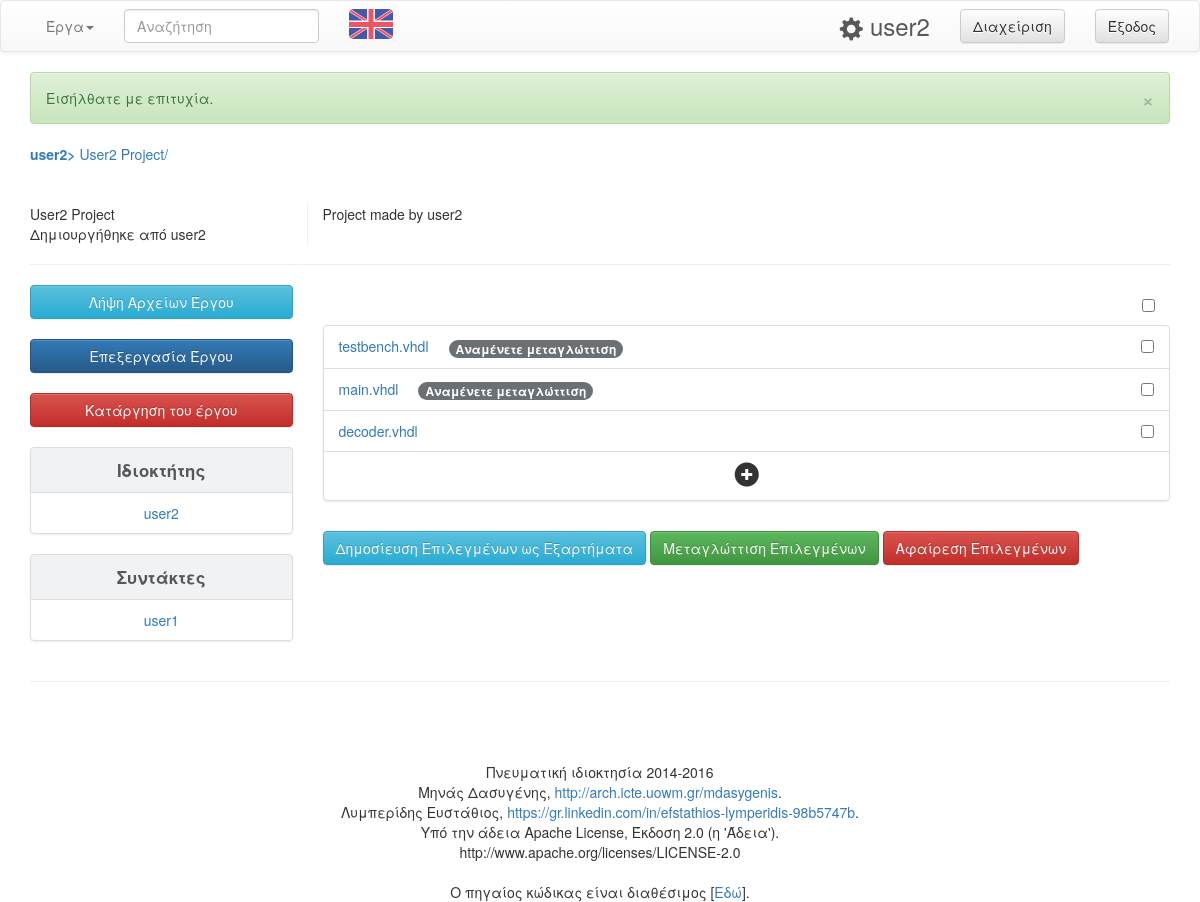
Page /project/user2/user2-project (signed in) on the committed database.
### tables this page shows
CREATE TABLE `users` (
  `id` int(10) NOT NULL,
  `username` varchar(25) NOT NULL,
  `password` varchar(32) NOT NULL,
  `type` tinyint(1) NOT NULL DEFAULT '0',
  `email` varchar(50) NOT NULL,
  `telephone` bigint(10) DEFAULT NULL,
  `activated` tinyint(1) NOT NULL DEFAULT '0',
  `theme` tinyint(2) NOT NULL DEFAULT '0',
  `available_space` int(6) NOT NULL DEFAULT '20'
);

CREATE TABLE `projects` (
  `id` int(10) NOT NULL,
  `name` varchar(50) NOT NULL,
  `description` text NOT NULL,
  `short_code` varchar(50) NOT NULL,
  `public` tinyint(1) NOT NULL DEFAULT '1'
);

CREATE TABLE `projects_editors` (
  `id` int(10) NOT NULL,
  `user_id` int(10) NOT NULL,
  `project_id` int(10) NOT NULL,
  `user_type` tinyint(1) NOT NULL
);

CREATE TABLE `project_files` (
  `id` int(10) NOT NULL,
  `name` varchar(50) NOT NULL,
  `project_id` int(10) NOT NULL,
  `compiled` tinyint(1) NOT NULL DEFAULT '0',
  `component` int(10) NOT NULL DEFAULT '0',
  `version` smallint(4) NOT NULL DEFAULT '0'
);

### classes/Database.php (called while the page is built, shortened)
<?php
class Database {
	public $conn;
	public function __construct(){
		$db_host="localhost";
		$db_username="root";
		$db_password="";
		$db_name="vhdl_compiler";
		try{
			$this->conn = new PDO("mysql:host=$db_host;dbname=$db_name;charset=utf8",$db_username,$db_password);
		}
			catch(PDOException $pe){
			die('Connection error:' . $pe->getmessage());
		}
	}
	public function get_user_information($user, $search_type) {
		$query = "SELECT * FROM users WHERE  ".$search_type." = :user ";
		$statement = $this->conn->prepare($query);
		$statement->execute(array('user' => $user));
		return $statement->fetch();
	}
	public function get_project_shortcode($project_code, $user_id) {
		$query = "SELECT projects.* FROM projects JOIN projects_editors ON projects_editors.project_id = projects.id WHERE projects_editors.user_id= :user_id AND projects.short_code = :project_code";
		$statement = $this->conn->prepare($query);
		$statement->execute(array(':user_id'=>$user_id, ':project_code'=>$project_code));
		return $statement->fetch();
	}
	public function get_project_editors($project_id) {
		$query = "SELECT users.username,projects_editors.user_type FROM users JOIN projects_editors ON projects_editors.user_id = users.id WHERE projects_editors.project_id = :project_id";
		$statement = $this->conn->prepare($query);
		$statement->execute(array(':project_id'=>$project_id));
		return $statement->fetchAll();
	}
	public function get_project_files($project_id) {
		$query = "SELECT * FROM project_files WHERE project_id = :project_id ORDER BY id";
		$statement = $this->conn->prepare($query);
		$statement->execute(array(':project_id'=>$project_id));
		return $statement->fetchAll();
	}
}
?>

### loader.php (called while the page is built, shortened)
<?php
$protocol = (!empty($_SERVER['HTTPS']) && $_SERVER['HTTPS'] !== 'off' || $_SERVER['SERVER_PORT'] == 443) ? "https://" : "http://";
$BASE_URL = $protocol.$_SERVER['SERVER_NAME']."/vhdl";
$BASE_DIR = "/home/user/hdl-compiler/";
require_once('classes/Database.php');
require_once('classes/Messages.php');
require_once('classes/User.php');
$db = new Database;
$messages = new Messages;
?>

### index.php (called while the page is built, shortened)
<?php
include('loader.php');
$allowed_actions = array("project-file");
if(isset( $_GET['action'] )){
	$allowed_for_visitor = in_array($_GET['action'], $allowed_actions);
}else{
	$allowed_for_visitor = false;
}
if( (isset($_SESSION['vhdl_user']['loged_in']) && $_SESSION['vhdl_user']['loged_in']==1) || $allowed_for_visitor ){
	if( isset($_GET['action']) ){
		$included_file = $_GET['action'].'.php';
	}else{
		if($_SESSION['vhdl_user']['id'] == '0'){
			$included_file='loggedin_sid.php';
		}else{
			$included_file='loggedin.php';
		}
	}
}else{
	$included_file='loggedout.php';
}
include('theme/header.php');
include('pages/'.$included_file);
include('theme/footer.php');
?>

### classes/User.php (called while the page is built, shortened)
<?php
class User {
	public $username,$id,$logged_in,$type;
	public function __construct($vhdl_user){
		$this->type = $vhdl_user['type'];
	}
	public function validate_ownership($editors){
		if($this->type=='1'){
			$valid = true;
		}
		return $valid;
	}
	public function validate_edit_rights($editors){
		if($this->type=='1'){
			$valid = true;
		}
		return $valid;
	}
}
?>

### pages/project-dir.php (the view, shortened to what this page needs)
<?php
	$search_user = $db->get_user_information($_GET['user'],"username");
	$project = $db->get_project_shortcode($_GET['project'], $search_user['id']);
	$editors = $db->get_project_editors($project['id']);
	$is_editor = $user->validate_edit_rights($editors);
	if( $is_editor || $project['public']==1){
		$files = $db->get_project_files($project['id']);
		echo "<b><a href='".$BASE_URL."/project/".$search_user['username']."'>".$search_user['username']."> </a></b>";
		echo "<a href='".$BASE_URL."/project/".$search_user['username']."/".$project['short_code']."'>".$project['name']."/ </a>";
?>
<br/><br/><br/>
<div class="row">
	<div class="col-sm-3 divider-vertical-right">
		<?php echo $project['name']."<br/> ".$messages->text[$_SESSION['vhdl_lang']]['project_dir_1']." ".$search_user['username']; ?>
	</div>
	<div class="col-sm-9">
		<?php echo $project['description']; ?>
	</div>
</div>
<hr/>
<div class="row">
	<div class="col-sm-3">
		<?php  if( $is_editor ){ ?>
			<button type="submit" name="post_action" value='Download_Project' class="btn btn-info full-row" data-toggle="modal" data-target="#Download-Project-Modal" ><?php echo $messages->text[$_SESSION['vhdl_lang']]['project_dir_5'] ?></button>
			<br/>
		<?php  } ?>
		<?php  if( $user->validate_ownership($editors) ){ ?>
			<a href='<?php echo $BASE_URL; ?>/edit-project/<?php echo $search_user['username']; ?>/<?php echo $project['short_code']; ?>'>
				<button type='button' class='btn btn-primary full-row'><?php echo $messages->text[$_SESSION['vhdl_lang']]['project_dir_6'] ?></button>
			</a><br/>
			<form action='' method='post' id="Remove_Project_form" >
				<button type="submit" name="post_action" value='Remove_Project' class="btn btn-danger full-row" ><?php echo $messages->text[$_SESSION['vhdl_lang']]['project_dir_7'] ?></button>
			</form><br/>
		<?php } ?>
		<ul class="list-group text-center">
			<li class='list-group-item list-header'><?php echo $messages->text[$_SESSION['vhdl_lang']]['project_dir_8'] ?></li>
			<li class='list-group-item'><?php echo "<a href='".$BASE_URL."/project/".$search_user['username']."'>".$search_user['username']."</a>"; ?></li>
		</ul>
		<ul class="list-group text-center">
			<li class='list-group-item list-header'><?php echo $messages->text[$_SESSION['vhdl_lang']]['project_dir_9'] ?></li>
			<?php
			foreach ($editors as $editor) {
				if($editor['user_type'] == "0"){
					echo "<li class='list-group-item'><a href='".$BASE_URL."/project/".$editor['username']."'>".$editor['username']."</a></li>";
				}
			}
			?>
		</ul>
	</div>
	<div class="col-sm-9">
		<?php if( $is_editor ){ ?>
			<ul class="list-group no-shadow">
				<li class='list-group-item no-border'>
					<span class='pull-right'><input type="checkbox" id="select_all"></span>
				</li>
			</ul>
		<?php } ?>
		<?php require('pages/extra/list-dirfiles.php'); ?>
		<?php if( $is_editor ){ ?>
			<div class="row">
				<div class="col-sm-12 space-top-10">
					<form action='' method='post' id='Selected_Action'>
						<button type="submit" name="post_action" value='Post_Library_Selected' class="btn btn-info" ><?php echo $messages->text[$_SESSION['vhdl_lang']]['project_dir_10'] ?></button>
						<button type="submit" name="post_action" value='Compile_Selected' class="btn btn-success" ><?php echo $messages->text[$_SESSION['vhdl_lang']]['project_dir_11'] ?></button>
						<button type="submit" name="post_action" value='Remove_Selected' class="btn btn-danger" ><?php echo $messages->text[$_SESSION['vhdl_lang']]['project_dir_12'] ?></button>
					</form>
				</div>
			</div>
		<?php } ?>
	</div>
</div>
<hr/>
<?php
	}else{
		header('location:'.$BASE_URL);
	}
?>

### pages/extra/list-dirfiles.php (shortened to what this page needs)
<ul class="list-group list-files">
	<?php
	foreach ($files as $file) {
		$path = $BASE_URL."/project/".$search_user['username']."/".$_GET['project']."/file/".$file['name'];
		echo "<li class='list-group-item'><a href='".$path."'>".$file['name']."</a>";
		if($file['compiled']=='1'){
			$full_path = $BASE_DIR.$search_user['username'].'/'.$_GET['project'].'/'.$file['name'];
			$log_file = $full_path.".log";
			$bin_file = str_replace(".vhdl", ".o", $full_path);
			if( file_exists($log_file) ){
				if( file_exists($bin_file) ){
					if( filesize($log_file) == 0 ){
						echo "<span class='compile-info compile-success'>".$messages->text[$_SESSION['vhdl_lang']]['list_dirfiles_3']."</span>";
						echo ( $is_editor )?"<span class='pull-right'><input type='checkbox' class='select_file' value='".$file['id']."' id='file_".$file['id']."'></span></li>":"";
						$is_compiled=true;
					}else{
						echo "<span class='compile-info compile-error'><a href='#error_compile_".$file['id']."' data-toggle='collapse'> ".$messages->text[$_SESSION['vhdl_lang']]['list_dirfiles_4']." <span class='glyphicon glyphicon-chevron-down'></span></a></span>";
						echo ( $is_editor )?"<span class='pull-right'><input type='checkbox' class='select_file' value='".$file['id']."' id='file_".$file['id']."'></span></li>":"";
						echo "<div id='error_compile_".$file['id']."' class='collapse'><pre class='alert-danger'>".file_get_contents($log_file)."</pre></div>";
					}
				}else{
					if( filesize($log_file) != 0 ){
						echo "<span class='compile-info compile-error'><a href='#error_compile_".$file['id']."' data-toggle='collapse'> ".$messages->text[$_SESSION['vhdl_lang']]['list_dirfiles_4']." <span class='glyphicon glyphicon-chevron-down'></span></a></span>";
						echo ( $is_editor )?"<span class='pull-right'><input type='checkbox' class='select_file' value='".$file['id']."' id='file_".$file['id']."'></span></li>":"";
						echo "<div id='error_compile_".$file['id']."' class='collapse'><pre class='alert-danger'>".file_get_contents($log_file)."</pre></div>";
					}
				}
			}else{
				echo "<span class='compile-info compile-pending'> ".$messages->text[$_SESSION['vhdl_lang']]['list_dirfiles_5']."</span>";
				echo ( $is_editor )?"<span class='pull-right'><input type='checkbox' class='select_file' value='".$file['id']."' id='file_".$file['id']."'></span></li>":"";
			}
		}elseif($file['compiled']=='2'){
			echo "<span class='compile-info compile-pending hidden-sm hidden-xs'> ".$messages->text[$_SESSION['vhdl_lang']]['list_dirfiles_6']."</span>";
			echo ( $is_editor )?"<span class='pull-right'><input type='checkbox' class='select_file' value='".$file['id']."' id='file_".$file['id']."'></span></li>":"";
		}else{
			echo ( $is_editor )?"<span class='pull-right'><input type='checkbox' class='select_file' value='".$file['id']."' id='file_".$file['id']."'></span></li>":"";
		}
	}
	if($user->validate_edit_rights($editors)){ ?>
		<li class='list-group-item'>
			<center>
				<span class="glyphicon glyphicon-plus-sign pointer strong" aria-hidden="true" data-toggle="modal" data-target="#Create-filedir-Modal"></span>
			</center>
		</li>
	<?php }?>
</ul>

### theme/css/style.css (style rules this page uses)
.divider-vertical-right { border: 0; border-right: 1px solid #eee; }
.pointer { cursor:pointer; }
.strong { font-weight: bold; font-size: x-large; }
.list-header { font-weight: bold; font-size: larger; background-color: #F0F2F3; color: #55575A; }
.full-row { display: block; width: 100%; }
.no-shadow { -webkit-box-shadow: none; box-shadow: none; }
.no-border { border: none; }
.space-top-10 { margin-top: 10px; }
.compile-info { display: inline-block; min-width: 10px; padding: 3px 7px; font-size: 12px; font-weight: 700; line-height: 1; color: #fff; text-align: center; white-space: nowrap; vertical-align: middle; border-radius: 10px; margin-left: 20px; }
.compile-pending { background-color: #6B7075; }

### rows in the picture
users: username "user2"
projects: name "User2 Project", description "Project made by user2"
projects_editors: user.username "user1"
project_files: name "testbench.vhdl"
project_files: name "main.vhdl"
project_files: name "decoder.vhdl"

### other values in the picture
$messages->text[$_SESSION['vhdl_lang']]['Nav_search_1'] "Έργα"
$messages->text[$_SESSION['vhdl_lang']]['Nav_logout'] "Έξοδος"
$_SESSION['vhdl_user']['username'] "user2"
$messages->text[$_SESSION['vhdl_lang']]['Nav_admin'] "Διαχείριση"
$this->messages[$lang][$msg_id][0] "Εισήλθατε με επιτυχία."
$messages->text[$_SESSION['vhdl_lang']]['project_dir_1'] "Δημιουργήθηκε από"
$messages->text[$_SESSION['vhdl_lang']]['project_dir_5'] "Λήψη Αρχείων Έργου"
$messages->text[$_SESSION['vhdl_lang']]['project_dir_6'] "Επεξεργασία Έργου"
$messages->text[$_SESSION['vhdl_lang']]['project_dir_7'] "Κατάργηση του έργου"
$messages->text[$_SESSION['vhdl_lang']]['project_dir_8'] "Ιδιοκτήτης"
$messages->text[$_SESSION['vhdl_lang']]['project_dir_9'] "Συντάκτες"
$messages->text[$_SESSION['vhdl_lang']]['project_dir_10'] "Δημοσίευση Επιλεγμένων ως Εξαρτήματα"
$messages->text[$_SESSION['vhdl_lang']]['project_dir_11'] "Μεταγλώττιση Επιλεγμένων"
$messages->text[$_SESSION['vhdl_lang']]['project_dir_12'] "Αφαίρεση Επιλεγμένων"
$messages->text[$_SESSION['vhdl_lang']]['footer_credit_1'] "Πνευματική ιδιοκτησία 2014-2016"
